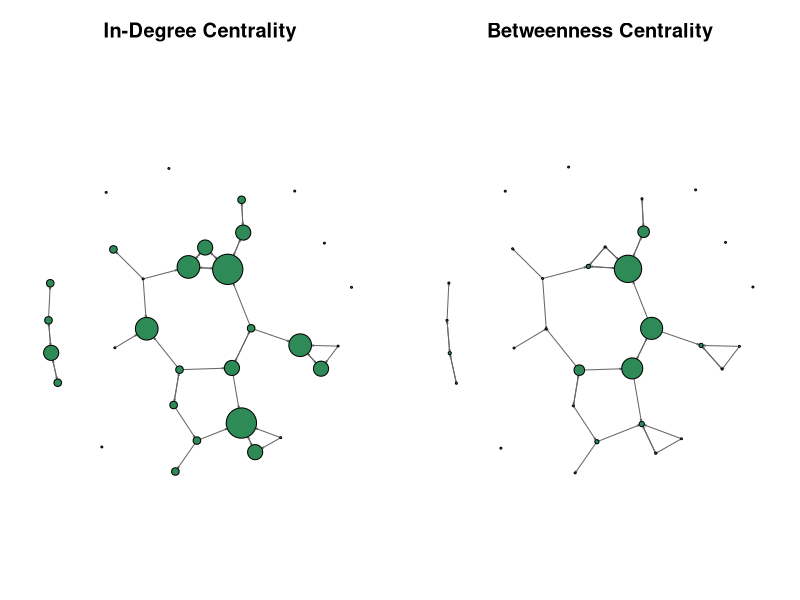

R code for this plot:
# Network Cohesion & Centrality Project --------------------------------------

# load igraph library
library(igraph)


## Load Data -----------------------------------------------------------------

# read directed friendship data
friend_links <- read.csv(
  "teacher-friendship-adjacency.csv",
  header = TRUE,
  row.names = 1
)

# read node attributes for context and potential follow-up analysis
friend_nodes <- read.csv(
  "teacher-network-attributes.csv",
  header = TRUE,
  row.names = 1
)


## Build Network -------------------------------------------------------------

# create directed graph from the friendship adjacency matrix
friends_network <- graph_from_adjacency_matrix(
  as.matrix(friend_links),
  mode = "directed"
)


## Calculate Network Cohesion ------------------------------------------------

# calculate the number of weak components
weak_components <- components(friends_network, mode = "weak")$no

# calculate network density without self-loops
network_density <- edge_density(friends_network, loops = FALSE)

# calculate mean reciprocal distance across all node pairs
compactness <- function(graph) {
  graph_distances <- distances(graph)
  reciprocal_distances <- 1 / graph_distances
  diag(reciprocal_distances) <- NA
  reciprocal_distances[reciprocal_distances == 0] <- 0
  mean(reciprocal_distances, na.rm = TRUE)
}

network_compactness <- compactness(friends_network)

# calculate the proportion of connected dyads with reciprocal ties
network_reciprocity <- reciprocity(friends_network, mode = "ratio")

# calculate the global clustering coefficient
global_clustering <- transitivity(friends_network, type = "global")

# combine and print the cohesion results
cohesion_results <- data.frame(
  measure = c(
    "weak components",
    "density",
    "compactness",
    "dyadic reciprocity",
    "global clustering coefficient"
  ),
  value = c(
    weak_components,
    network_density,
    network_compactness,
    network_reciprocity,
    global_clustering
  )
)

print(cohesion_results)


## Calculate Centrality ------------------------------------------------------

# calculate in-degree and normalized betweenness for each actor
friends_in_degree <- degree(friends_network, mode = "in")
friends_betweenness <- betweenness(
  friends_network,
  directed = TRUE,
  normalized = TRUE
)

# combine both centrality measures into one data frame
centrality_data <- data.frame(
  actor = names(friends_in_degree),
  in_degree = as.numeric(friends_in_degree),
  betweenness = as.numeric(friends_betweenness),
  row.names = NULL
)

# identify and print the two highest-ranked actors for each measure
top_in_degree <- centrality_data[
  order(-centrality_data$in_degree),
][1:2, ]

top_betweenness <- centrality_data[
  order(-centrality_data$betweenness),
][1:2, ]

print(top_in_degree)
print(top_betweenness)


## Visualize Centrality ------------------------------------------------------

# export two versions of the network using the same layout
png(
  "centrality-network-analysis.png",
  width = 1800,
  height = 1000,
  res = 150
)

# create a side-by-side plotting grid
par(mfrow = c(1, 2), mar = c(1, 1, 3, 1))

# set seed so both plots use a comparable layout
set.seed(123)

# plot node size by in-degree
plot(
  friends_network,
  vertex.size = centrality_data$in_degree * 5,
  vertex.label = NA,
  edge.arrow.size = 0.1,
  vertex.color = "seagreen",
  edge.color = "gray40",
  main = "In-Degree Centrality"
)

# reset seed to repeat the layout
set.seed(123)

# plot node size by betweenness
plot(
  friends_network,
  vertex.size = centrality_data$betweenness * 600,
  vertex.label = NA,
  edge.arrow.size = 0.1,
  vertex.color = "seagreen",
  edge.color = "gray40",
  main = "Betweenness Centrality"
)
